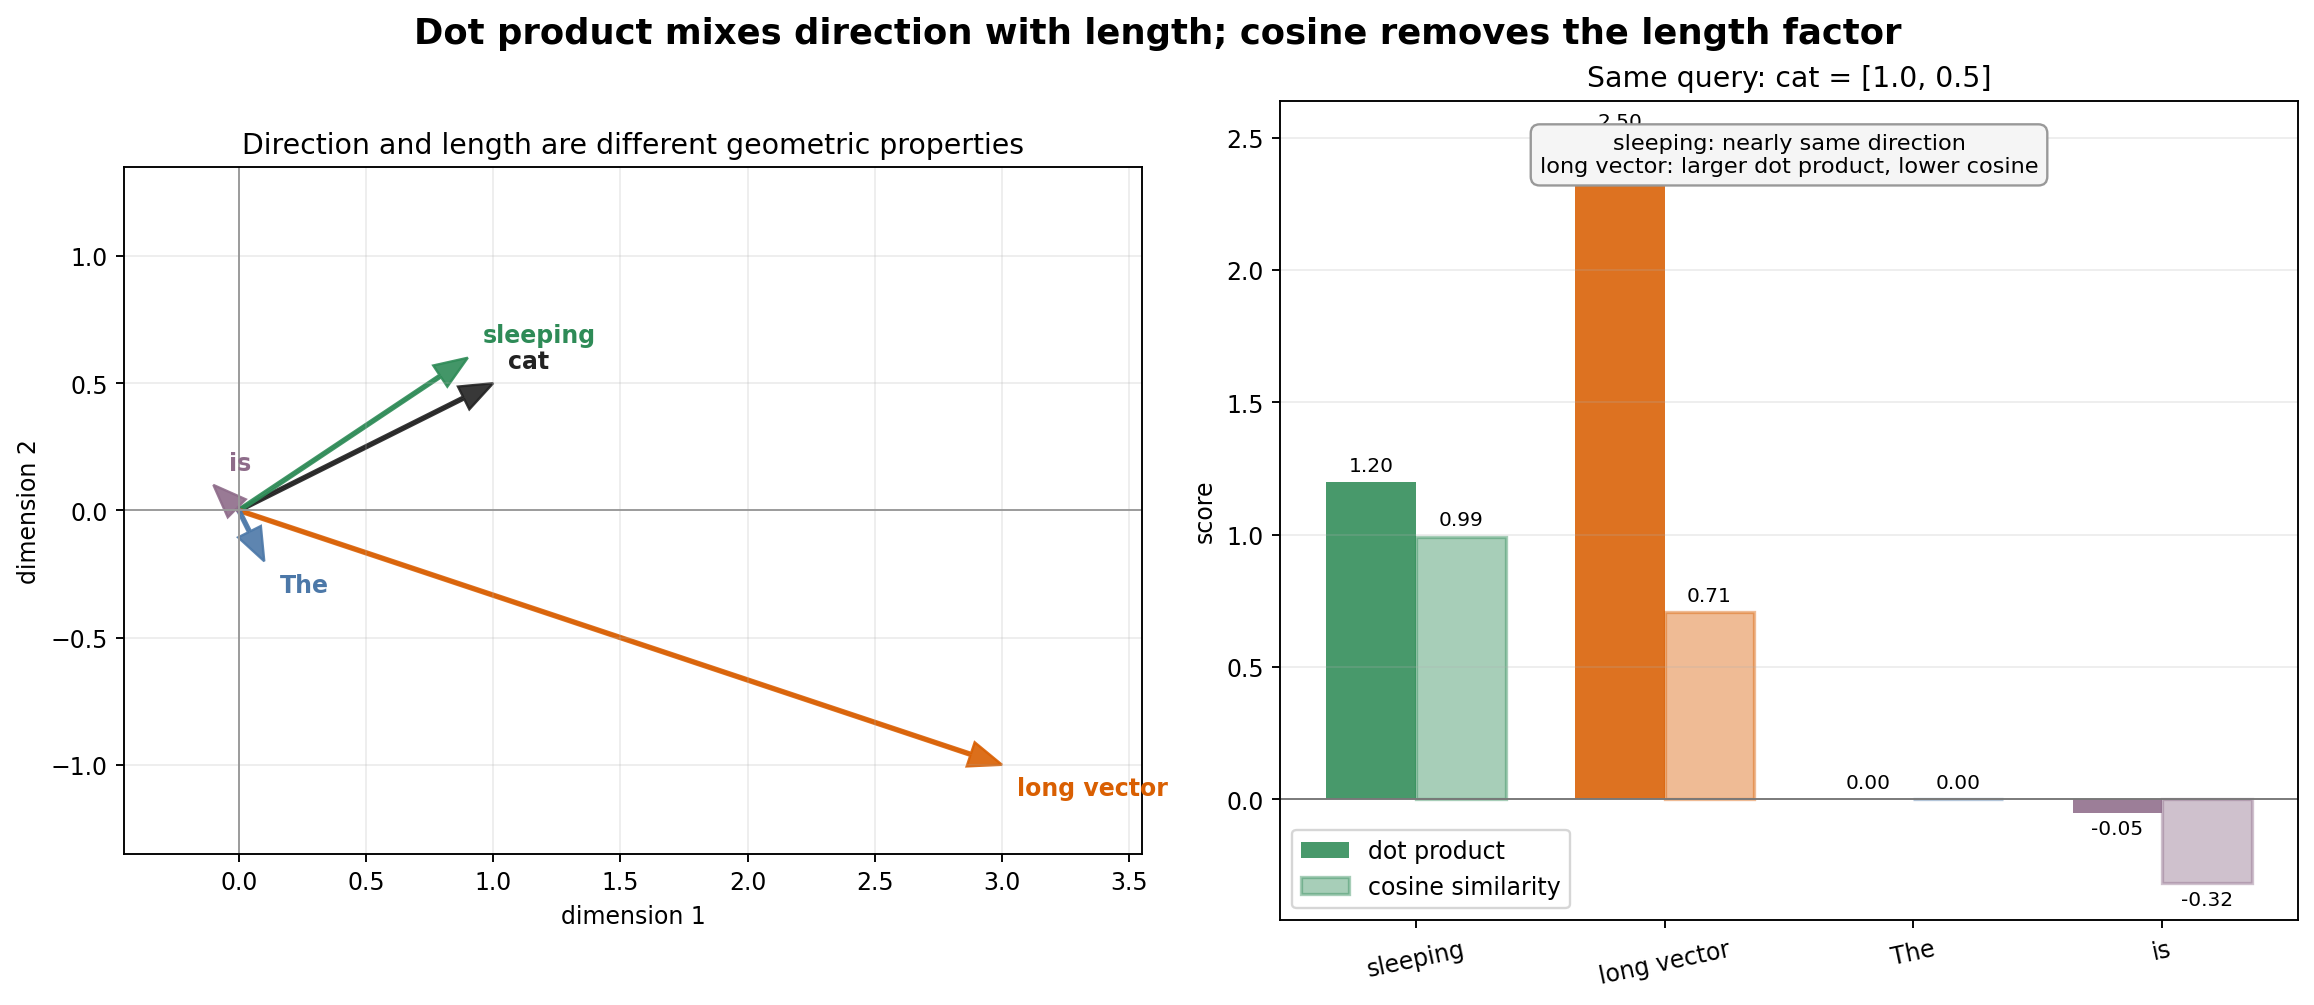

Python code for this plot:
#!/usr/bin/env python3
"""生成 10.2 节的向量相似度几何图。"""
from pathlib import Path

import matplotlib
matplotlib.use("Agg")
import matplotlib.pyplot as plt
import numpy as np

vectors = {
    "cat": np.array([1.0, 0.5]),
    "sleeping": np.array([0.9, 0.6]),
    "long vector": np.array([3.0, -1.0]),
    "The": np.array([0.1, -0.2]),
    "is": np.array([-0.1, 0.1]),
}
query = vectors["cat"]


def cosine(a, b):
    return float(a @ b / (np.linalg.norm(a) * np.linalg.norm(b)))

names = ["sleeping", "long vector", "The", "is"]
dots = [float(query @ vectors[name]) for name in names]
cosines = [cosine(query, vectors[name]) for name in names]
colors = ["#2E8B57", "#D95F02", "#4C78A8", "#8E6C8A"]

fig, (ax_vec, ax_score) = plt.subplots(1, 2, figsize=(13.5, 5.8), dpi=170, constrained_layout=True)

for name, color in zip(["cat", *names], ["#222222", *colors]):
    vec = vectors[name]
    ax_vec.arrow(0, 0, vec[0], vec[1], width=0.012, head_width=0.10, head_length=0.13,
                 length_includes_head=True, color=color, alpha=0.9)
    offset = np.array([0.06, 0.06 if vec[1] >= 0 else -0.12])
    ax_vec.text(*(vec + offset), name, color=color, fontsize=10, weight="bold")

ax_vec.axhline(0, color="#999999", linewidth=0.8)
ax_vec.axvline(0, color="#999999", linewidth=0.8)
ax_vec.grid(alpha=0.22)
ax_vec.set_xlim(-0.45, 3.55)
ax_vec.set_ylim(-1.35, 1.35)
ax_vec.set_aspect("equal")
ax_vec.set(xlabel="dimension 1", ylabel="dimension 2",
           title="Direction and length are different geometric properties")

positions = np.arange(len(names))
width = 0.36
bars_dot = ax_score.bar(positions - width / 2, dots, width, label="dot product", color=colors, alpha=0.88)
bars_cos = ax_score.bar(positions + width / 2, cosines, width, label="cosine similarity", color=colors, alpha=0.42,
                        edgecolor=colors, linewidth=1.4)
ax_score.axhline(0, color="#777777", linewidth=0.8)
ax_score.set_xticks(positions, names, rotation=12)
ax_score.set_ylabel("score")
ax_score.set_title("Same query: cat = [1.0, 0.5]")
ax_score.grid(axis="y", alpha=0.22)
ax_score.legend()
for bars in (bars_dot, bars_cos):
    ax_score.bar_label(bars, fmt="%.2f", padding=3, fontsize=8.5)

ax_score.text(0.5, 0.96,
              "sleeping: nearly same direction\nlong vector: larger dot product, lower cosine",
              transform=ax_score.transAxes, va="top", ha="center", fontsize=9.5,
              bbox={"boxstyle": "round,pad=0.4", "facecolor": "#F5F5F5", "edgecolor": "#999999"})
fig.suptitle("Dot product mixes direction with length; cosine removes the length factor", fontsize=15, weight="bold")
output = Path(__file__).resolve().parent / "vector_similarity_geometry.png"
fig.savefig(output, bbox_inches="tight")
print(f"saved to {output}")
